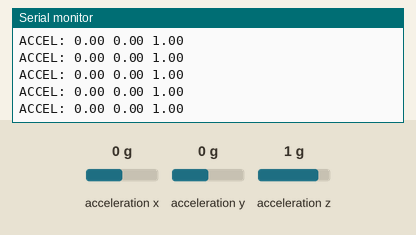
Recording of a sketch running on a simulated Arduino Uno, built with avr-gcc and run on an emulated ATmega328P. Parts: the last lines printed to the serial monitor. Wiring (inferred from the names in the program): ADXL345 accelerometer at I2C address 0x53. The inputs (shaded band) are chosen by the test bench; at power-on: acceleration x 0 g, acceleration y 0 g, acceleration z 1 g.

Above: at 1.2 s.
1.3 s: acceleration x set to -1.4 g
At 1.34 s:
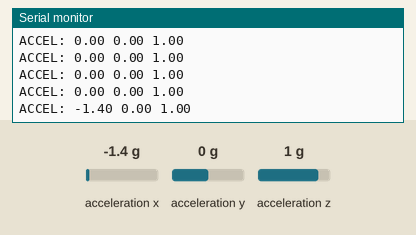
2.8 s: acceleration y set to -1.4 g
At 2.87 s:
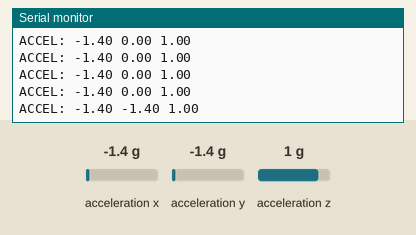
4.3 s: acceleration z set to -1.4 g
At 4.31 s:
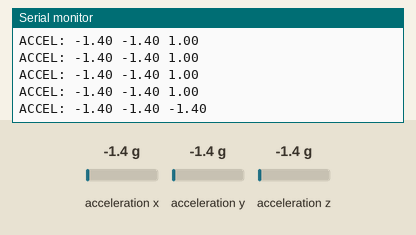

The sketch:

adxl345.ino
```cpp
// https://wiki.keyestudio.com/Ks0068_keyestudio_37_in_1_Sensor_Kit_for_Arduino_Starters#Project_29:_ADXL345_Three_Axis_Acceleration
#include <Wire.h>

#define ADXL345_ADDRESS       (0xA6 >> 1)
#define ADXL345_REGISTER_XLSB  0x32

void i2c_write(int address, byte reg, byte data) {
  Wire.beginTransmission(address);
  Wire.write(reg);
  Wire.write(data);
  Wire.endTransmission();
}

void i2c_read(int address, byte reg, int count, byte *data) {
  int i = 0;

  Wire.beginTransmission(address);
  Wire.write(reg);
  Wire.endTransmission();

  Wire.beginTransmission(address);
  Wire.requestFrom(address, count);
  while (Wire.available()) {
    char c = Wire.read();
    data[i++] = c;
  }
  Wire.endTransmission();
}

void init_adxl345() {
  byte data = 0;

  // 13-bit mode +- 16g
  i2c_write(ADXL345_ADDRESS, 0x31, 0x0B);

  // power up
  i2c_write(ADXL345_ADDRESS, 0x2D, 0x08);

  // X Y Z
  i2c_write(ADXL345_ADDRESS, 0x1E, 0x00);
  i2c_write(ADXL345_ADDRESS, 0x1F, 0x00);
  i2c_write(ADXL345_ADDRESS, 0x20, 0x05);

  // validate
  i2c_read(ADXL345_ADDRESS, 0x00, 1, &data);
  if (data == 0xE5)
    Serial.println("Successfully initialized sensor");
  else
    Serial.println("Failed to initialize sensor");
}

void read_adxl345(int xyz[3]) {
  byte bytes[6] = {0};

  // Read 6 bytes from the ADXL345
  i2c_read(ADXL345_ADDRESS, ADXL345_REGISTER_XLSB, 6, bytes);
  for (int i = 0; i < 3; i++) {
    xyz[i] = bytes[2*i] | (bytes[2*i + 1]<<8);
  }
}

void setup() {
  Wire.begin();
  Serial.begin(9600);
  init_adxl345();
}

void loop() {
  const float scale = 3.9f/1000.0f;
  char buf[128];
  int xyz[3];

  read_adxl345(xyz);
  Serial.print("ACCEL: ");
  for (int i = 0; i < 3; i++) {
    Serial.print(xyz[i]*scale);
    Serial.print(" ");
  }
  Serial.print("\n");
  delay(100);
}
```

Measured:
- after the input at 1.3 s, the serial monitor: prints a new line at once (image 1)
- after the input at 2.8 s, the serial monitor: prints a new line after 0.07 s (image 2)
- after the input at 4.3 s, the serial monitor: prints a new line at once (image 3)
